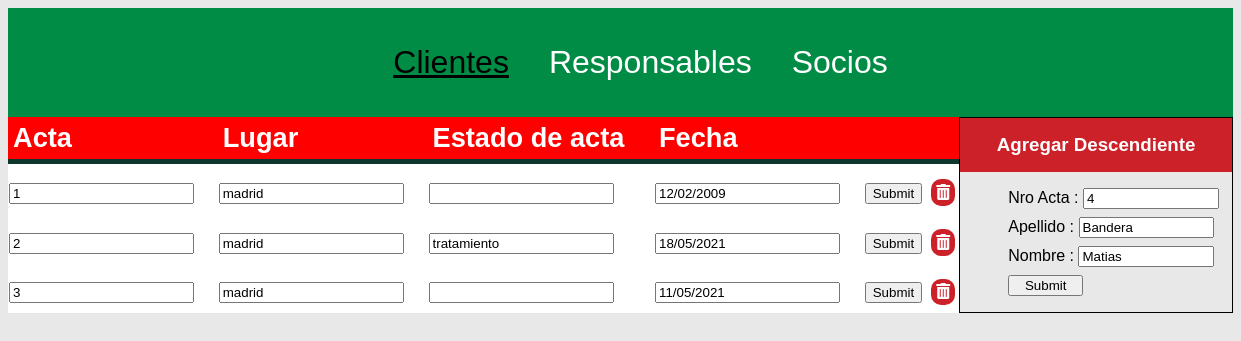
The app's page /actualizarArbol.php?id=42 with its own data.
### tables this page shows
CREATE TABLE `actas` (
  `id_acta` int(11) NOT NULL,
  `id_arbol` int(11) NOT NULL,
  `acta` varchar(15) NOT NULL,
  `lugar` varchar(150) NOT NULL,
  `dato` varchar(150) NOT NULL,
  `fecha` varchar(150) NOT NULL
);

CREATE TABLE `arboles` (
  `id_arbol` int(11) NOT NULL,
  `acta` varchar(5) NOT NULL,
  `id_cliente` int(11) NOT NULL,
  `nombre` varchar(20) NOT NULL,
  `apellido` varchar(20) NOT NULL
);

### actualizarArbol.php (the view, shortened to what this page needs)
<?php
    include("database.php");
    $id=$_GET["id"];
    $clientes= "SELECT * FROM arboles WHERE id_arbol ='$id'";
    $actas= "SELECT * FROM actas WHERE id_arbol ='$id' ORDER BY acta";
?>
<!DOCTYPE html>
<html lang="en">
<head>
    <link rel="stylesheet" href="estilos.css">
    <link rel="stylesheet" href="fontawesome/css/all.css">
</head>
<body>
<nav class="menu">
    <ul>
        <li> <a href="#" class="boton_desplegar_clientes" style="text-decoration: underline; color:black;">Clientes</a>
        </li>
        <li><a href="#">Responsables</a></li>
        <li><a href="#">Socios</a> </li>
    </ul>
</nav>
    <div id="main-container" >
    <table style="font-size: 1.7rem;">
        <thead>
            <tr> <th>Acta</th><th>Lugar</th><th>Estado de acta</th><th>Fecha</th><th></th><th></th></tr>
        </thead>
    <?php
        $resultadoActas = mysqli_query($conexion,$actas);
        while($rowActas=mysqli_fetch_assoc($resultadoActas)){
    ?>
    <form action="actualizarActasDb.php" method="post">
        <tr>
            <td><input type="text" value="<?php echo $rowActas["acta"];?>" name="acta"></td>
            <td><input type="text" value="<?php echo $rowActas["lugar"];?>" name="lugar"></td>
            <td><input type="text" value="<?php echo $rowActas["dato"];?>" name="dato"></td>
            <td><input type="text" value="<?php echo $rowActas["fecha"];?>" name="fecha"></td>
            <td><input type="submit" ></td>
            <td><a href="eliminarActa.php?id=<?php echo $rowActas["id_acta"];?>&idArbol=<?php echo $rowActas["id_arbol"];?>" class="eliminar"><i class="fas fa-trash-alt"></i></a></td>
        </tr>
    </form>
    <?php } ?>
</table>
<?php
    $resultado = mysqli_query($conexion,$clientes);
    while($row=mysqli_fetch_assoc($resultado)){
?>
    <form action="actualizarDescendienteDb.php" method="post" class="crear_pago" id="crear_descendiente">
            <h3>Agregar Descendiente</h3>
            <ul>
                <li>
                    <label for="numActa">Nro Acta :</label>
                    <input type="text" name="numActa" value="<?php echo $row["acta"]; ?>">
                </li>
                <li>
                    <label for="apellido">Apellido :</label>
                <input type="text" name="apellido" value="<?php echo $row["apellido"]; ?>">
            </li>
            <li>
                <label for="nombre">Nombre :</label>
                <input type="text" name="nombre" value="<?php echo $row["nombre"]; ?>">
            </li>
            <li>
                <input type="submit">
            </li>
        </ul>
    </form>
<?php } ?>
    </div>
</body>
</html>

### estilos.css (style rules this page uses)
body { font-family: arial, helvetica; background: #e8e8e8; }
.menu { list-style: none; padding: 0; background: rgb(0, 140, 69); text-align: center; margin: auto; }
.menu li a { text-decoration: none; color: white; padding: 20px; display: block; font-size: 2rem; position: relative; }
.boton_desplegar_clientes { text-decoration: none; color: white; padding: 20px; display: block; font-size: 2rem; background: none; border: none; }
.menu ul { list-style: none; text-decoration: none; display: inline-flex; }
#main-container { margin: auto; font-size: 1rem; display: flex; }
table { background-color: white; border-collapse: collapse; width: 100%; }
th { padding: 5px; text-align: left; }
thead { background-color: red; border-bottom: solid 5px #0F362D; color: white; }
td { text-align: left; }
.eliminar { width:25%; padding: 0.3rem; font-size: 1rem; border: none; background-color: rgb(205 , 33, 42); color: white; border-radius: 10px; }
h3,h4 { margin: 1rem; }
.crear_pago { width: 350px; border:1px solid black; }
.crear_pago h3 { background-color: rgb(205 , 33, 42); color: white; text-align: center; margin: 0px; padding: 1rem; }
.crear_pago ul { width: 100% ; margin-left: 0px; }
.crear_pago li { text-align:left ; list-style: none; margin: 0.5rem; }
.crear_pago input { width: 50%; }
.crear_pago input[type=submit] { width: 75px; margin: auto; }

### records on screen
actas: acta "1", lugar "madrid", fecha "12/02/2009"
actas: acta "2", lugar "madrid", dato "tratamiento", fecha "18/05/2021"
actas: acta "3", lugar "madrid", fecha "11/05/2021"
arboles: numActa "4", apellido "Bandera", nombre "Matias"
